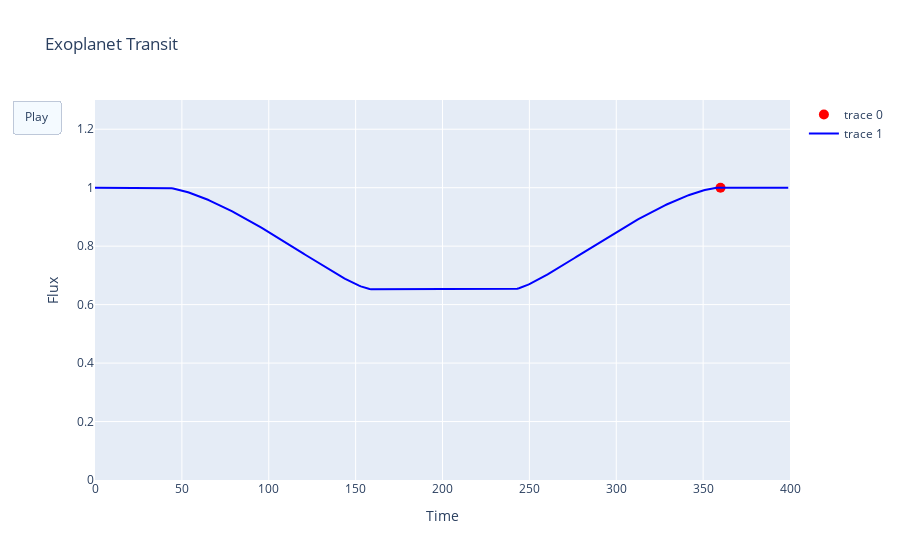

Notebook code cell kept with this figure:
### Code cell
import plotly.express as px
import plotly.graph_objects as go

fig = go.Figure(
    data=[go.Scatter(x=dfs.time.values, y=dfs.flux.values,
                     mode="lines",
                     line=dict(width=2, color="blue")),
          go.Scatter(x=dfs.time.values, y=dfs.flux.values,
                     mode="lines",
                     line=dict(width=2, color="blue"))],
    layout=go.Layout(
        xaxis=dict(range=[0, imsize[0]], autorange=False, zeroline=False),
        yaxis=dict(range=[0, 1.3], autorange=False, zeroline=False),
        title_text="Exoplanet Transit", hovermode="closest",
        xaxis_title='Time',
        yaxis_title='Flux',
        updatemenus=[dict(type="buttons",
                          buttons=[dict(label="Play",
                                        method="animate",
                                        args=[None])])]),
    frames=[go.Frame(
        data=[go.Scatter(
            x=[dfs.time.values[::5][k]],
            y=[dfs.flux.values[::5][k]],
            mode="markers",
            marker=dict(color="red", size=10))])

        for k in range(dfs.time.values[::5].shape[0])]
)

fig.show()

### Figure 1 — Plotly figure (JSON) as saved in the notebook; plotly's stock layout.template omitted (floating-point values rounded to 4 significant figures; data arrays with more than 128 entries replaced by an {"elided": "..."} marker saying what was removed)
{"data": [{"line": {"color": "blue", "width": 2}, "marker": {"color": "red", "size": 10}, "mode": "markers", "type": "scatter", "x": [360], "y": [1]}, {"line": {"color": "blue", "width": 2}, "mode": "lines", "type": "scatter", "x": {"elided": "400 int values"}, "y": {"elided": "400 float values"}}], "layout": {"autosize": true, "hovermode": "closest", "title": {"text": "Exoplanet Transit"}, "updatemenus": [{"buttons": [{"args": [null], "label": "Play", "method": "animate"}], "type": "buttons"}], "xaxis": {"autorange": false, "range": [0, 400], "title": {"text": "Time"}, "type": "linear", "zeroline": false}, "yaxis": {"autorange": false, "range": [0, 1.3], "title": {"text": "Flux"}, "type": "linear", "zeroline": false}}}
